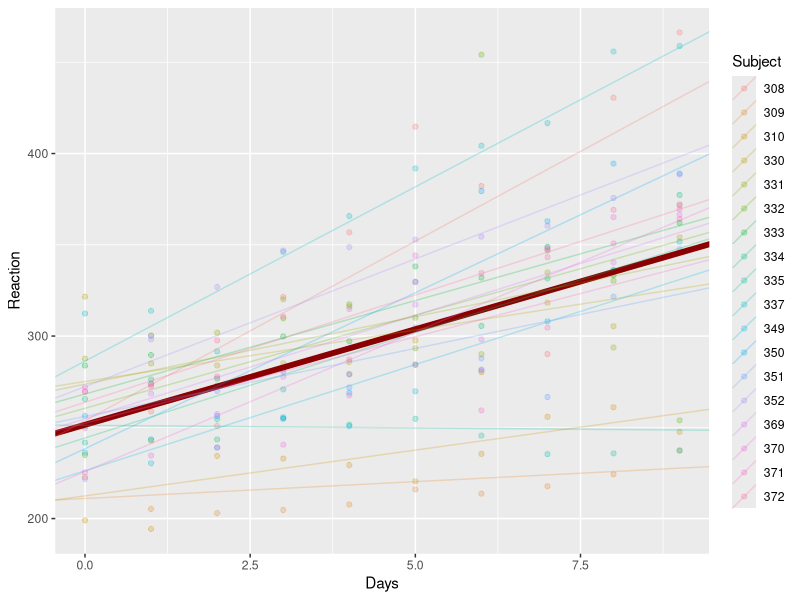

Generate this figure with R:
## ---- chunk 1
knitr::opts_chunk$set(echo = T, message=F, warning=F, comment=NA, autodep=F, 
                      eval=T, cache.rebuild=F, cache=T, R.options=list(width=120), 
                      fig.width=8, fig.align = 'center', dev.args=list(bg = 'transparent'), dev='svglite')
## ---- chunk 2
library(tidyverse)
## ---- chunk 3
library(lme4)

lm_model = lm(Reaction ~ Days, data = sleepstudy)
summary(lm_model)
## ---- chunk 4
mixed_model = lmer(Reaction ~ Days + (1 + Days|Subject), data = sleepstudy)

summary(mixed_model)
## ---- chunk 5
print(VarCorr(mixed_model), comp=c('Var', 'Std')) 
## ---- chunk 6
random_effects = ranef(mixed_model)$Subject
random_effects
## ---- chunk 7
random_coefficients = coef(mixed_model)$Subject
## ---- chunk 8
fixed_effects = fixef(mixed_model)
random_effects  = 
  random_coefficients %>% 
  mutate(Subject = factor(unique(sleepstudy$Subject)))

sleepstudy %>% 
  ggplot(aes(Days, Reaction)) +
  geom_point(aes(color = Subject), alpha = .25) +
  geom_abline(
    aes(
      intercept = fixed_effects['(Intercept)'],
      slope = fixed_effects['Days']),
    color = 'darkred',
    size = 2) +
  geom_abline(
    aes(
      intercept = `(Intercept)`, 
      slope = Days,
      color = Subject),
    size = .5,
    alpha = .25,
    data = random_effects) 
## ---- chunk 9
library(gganimate)

# this may take up to a minute to produce, and will show in your viewer
sleepstudy %>% 
  ggplot(aes(Days, Reaction)) +
  geom_abline(
    aes(
      intercept = fixed_effects['(Intercept)'],
      slope = fixed_effects['Days']),
    color = 'darkred',
    size = 2,
    alpha = .01) +
  geom_point(aes(color = Subject), alpha = 1) +
  geom_abline(
    aes(
      intercept = `(Intercept)`, 
      slope = Days,
      group = Subject,
      color = Subject),
    size = .5,
    alpha = .25,
    data = random_effects) + 
  transition_states(Subject, 1, 1) +
  theme_minimal()
